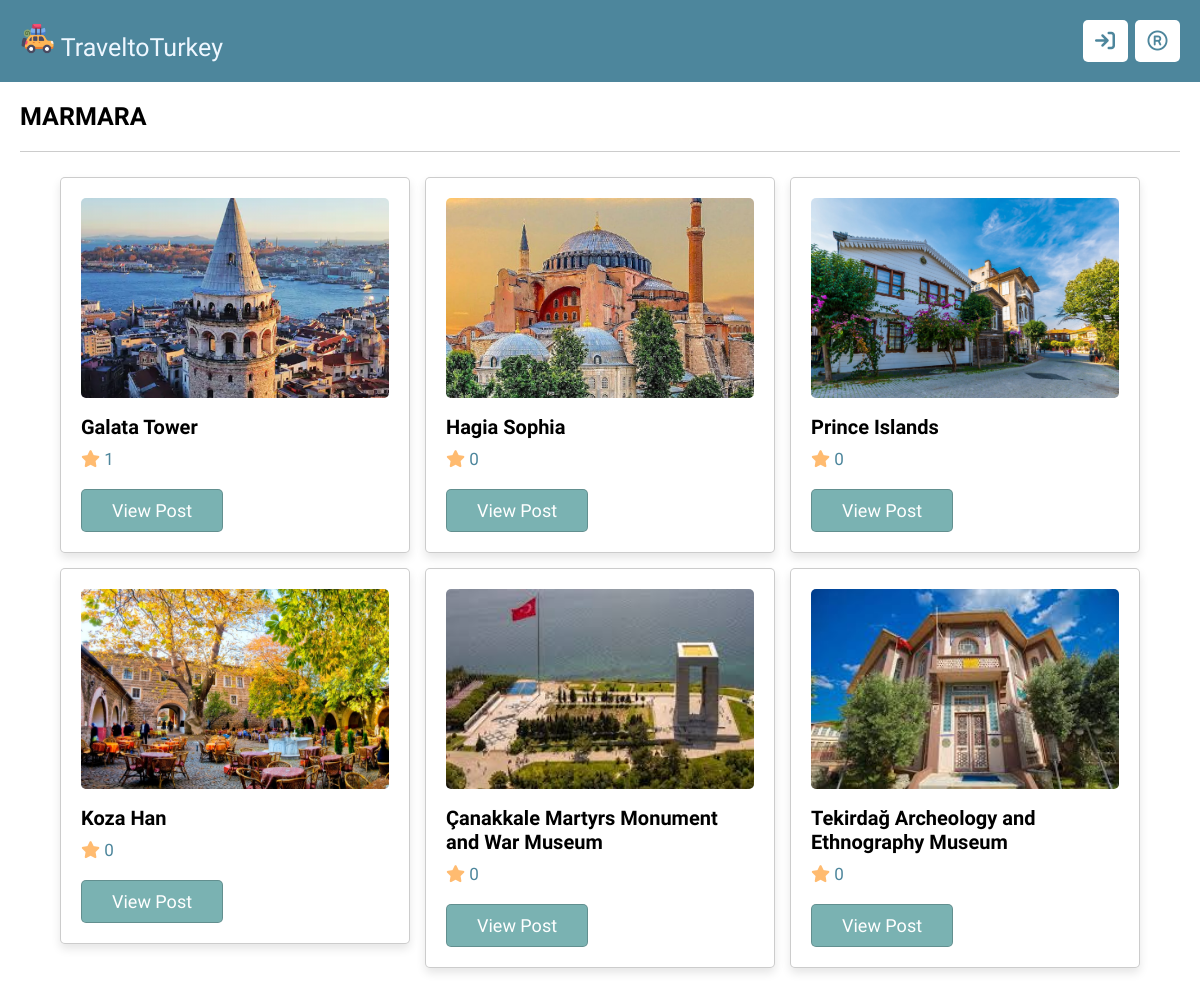
The page /mini_projects/all_posts.php on the database its author committed.
### tables this page shows
CREATE TABLE `marmara` (
  `id` varchar(20) NOT NULL PRIMARY KEY,
  `title` varchar(50) NOT NULL,
  `image` varchar(30) NOT NULL,
  `content` TEXT
);

### mini_projects/all_posts.php (the view, shortened to what this page needs)
<?php
include 'components/connect.php';
if(isset($_GET['table']) && ($_GET['table'] == 'marmara' || $_GET['table'] == 'guneydogu' || $_GET['table'] == 'karadeniz'
|| $_GET['table'] == 'icanadolu' || $_GET['table'] == 'doguanadolu' || $_GET['table'] == 'ege' || $_GET['table'] == 'akdeniz')){
   $table = $_GET['table'];
}else{
   $table = 'marmara';
}
?>
<!DOCTYPE html>
<html lang="en">
<head>
   <link rel="stylesheet" href="css/style.css">
</head>
<body>
<?php include 'components/header.php'; ?>
<section class="all-posts">
   <div class="heading"><h1 style="text-transform:uppercase"><?php echo $table;?></h1></div>
   <div class="box-container">
   <?php
      $select_posts = $conn->prepare("SELECT * FROM `$table`");
      $select_posts->execute();
      if($select_posts->rowCount() > 0){
         while($fetch_post = $select_posts->fetch(PDO::FETCH_ASSOC)){
         $post_id = $fetch_post['id'];
         $review_table='review_'.$table;
         $count_reviews = $conn->prepare("SELECT * FROM `$review_table` WHERE post_id = ?");
         $count_reviews->execute([$post_id]);
         $total_reviews = $count_reviews->rowCount();
   ?>
   <div class="box">
      <img src="uploaded_files/<?= $fetch_post['image']; ?>" alt="" class="image">
      <h3 class="title"><?= $fetch_post['title']; ?></h3>
      <p class="total-reviews"><i class="fas fa-star"></i> <span><?= $total_reviews; ?></span></p>
      <a href="view_post.php?get_id=<?= $post_id;?>&table=<?=$table?>" class="inline-btn">view post</a>
   </div>
   <?php
      }
   }else{
      echo '<p class="empty">no posts added yet!</p>';
   }
   ?>
   </div>
</section>
</body>
</html>

### mini_projects/components/header.php (shortened to what this page needs)
<header class="header">
   <section class="flex">
      <a href="main.php" class="logo">
         <img class="logo-image" src="uploaded_files/travel.png" height="50px"> TraveltoTurkey</a>
      <nav class="navbar">
         <a href="login.php" class="fas fa-arrow-right-to-bracket"></a>
         <a href="register.php" class="far fa-registered"></a>
      </nav>
   </section>
</header>

### mini_projects/css/style.css (style rules this page uses)
:root { --light-yellow: #fffbda; --dark-yellow: #ffec9e; --light-orange: #ffbb70; --dark-orange: #ed9455; --light-blue: #eef7ff; --light-turkuaz: #cde8e5; --dark-turkuaz: #7ab2b2; --dark-blue: #4d869c; --white: #fff; --border: 0.1rem solid rgba(0, 0, 0, 0.2); --box-shadow: 0 0.5rem 1rem rgba(0, 0, 0, 0.1); --black: #000000; --red: #eb4d4b; --light-color: #999; --light-bg: #eee; }
* { font-family: "Comfortaa", cursive; margin: 0; padding: 0; box-sizing: border-box; outline: none; border: none; text-decoration: none; scrollbar-width: thin; }
html { font-size: 62.5%; overflow-x: hidden; }
body { background-color: var(--white); padding-bottom: 8rem; }
section { max-width: 1200px; margin: 0 auto; padding: 2rem; }
.heading { display: flex; align-items: center; justify-content: space-between; padding-bottom: 2rem; margin-bottom: 2.5rem; gap: 1.5rem; flex-wrap: wrap; border-bottom: var(--border); }
.heading h1 { font-size: 2.5rem; color: var(--black); text-transform: capitalize; }
.inline-btn, .inline-delete-btn, .inline-option-btn { display: inline-block; }
.btn, .delete-btn, .option-btn, .inline-btn, .inline-delete-btn, .inline-option-btn { margin-top: 1rem; text-align: center; padding: 1rem 3rem; font-size: 1.8rem; border-radius: 0.5rem; border: var(--border); color: var(--white); cursor: pointer; text-transform: capitalize; }
.btn, .inline-btn { background-color: var(--dark-turkuaz); }
.header { position: sticky; top: 0; left: 0; right: 0; background-color: var(--dark-blue); z-index: 1000; }
.header .flex { display: flex; align-items: center; justify-content: space-between; position: relative; }
.header .flex .logo { font-size: 2.5rem; color: var(--light-blue); }
.logo-image { height: 35px; }
.header .flex .navbar #user-btn, .header .flex .navbar a { height: 4.2rem; width: 4.5rem; line-height: 4.2rem; font-size: 2rem; color: var(--dark-blue); background-color: var(--white); border-radius: 0.5rem; text-align: center; margin-left: 0.5rem; cursor: pointer; }
.all-posts .box-container { display: grid; grid-template-columns: repeat(auto-fit, 35rem); gap: 1.5rem; align-items: flex-start; justify-content: center; }
.all-posts .box-container .box { background-color: var(--white); box-shadow: var(--box-shadow); border-radius: 0.5rem; padding: 2rem; border: var(--border); overflow-x: hidden; }
.all-posts .box-container .box .image { width: 100%; height: 20rem; border-radius: 0.5rem; object-fit: cover; margin-bottom: 1.5rem; }
.all-posts .box-container .box .title { font-size: 2rem; color: var(--black); text-overflow: ellipsis; overflow-x: hidden; }
.all-posts .box-container .box .total-reviews { font-size: 1.7rem; padding: 1rem 0; }
.all-posts .box-container .box .total-reviews i { color: var(--light-orange); }
.all-posts .box-container .box .total-reviews span { color: var(--dark-blue); }

### rows shown on the page
marmara: image (picture), title "Galata Tower", total_reviews "1"
marmara: image (picture), title "Hagia Sophia", total_reviews "0"
marmara: image (picture), title "Prince Islands", total_reviews "0"
marmara: image (picture), title "Koza Han", total_reviews "0"
marmara: image (picture), title "Çanakkale Martyrs Monument and War Museum", total_reviews "0"
marmara: image (picture), title "Tekirdağ Archeology and Ethnography Museum", total_reviews "0"

### other values the page prints
$table "MARMARA"
